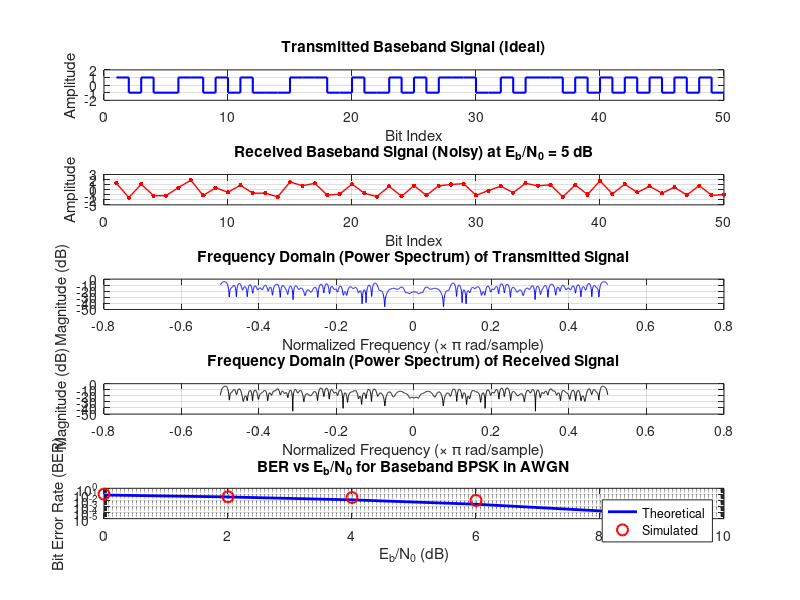

Recreate this plot in MATLAB.
% Baseband BPSK Simulation in AWGN with Tx & Rx Spectra
clc; clear; close all;

%% Parameters
N = 100;             % Number of bits
EbN0_dB = 0:2:10;     % Eb/N0 range in dB
EbN0_lin = 10.^(EbN0_dB/10); 

% Generate random binary data
data = randi([0 1], 1, N);

% Baseband Modulation (BPSK: 0 -> -1, 1 -> 1)
tx_signal = 2*data - 1; 

%% BER Calculation Loop
ber_sim = zeros(1, length(EbN0_dB));
for i = 1:length(EbN0_dB)
    % Calculate noise variance (N0/2) for baseband
    noise_sigma = sqrt(1 / (2 * EbN0_lin(i)));
    
    % Add AWGN
    noise = noise_sigma * randn(1, N);
    rx_signal = tx_signal + noise;
    
    % Receiver / Decision Making
    rx_data = rx_signal > 0;
    
    % Calculate Errors
    errors = sum(data ~= rx_data);
    ber_sim(i) = errors / N;
end

%% Theoretical BER for BPSK
ber_theory = 0.5 * erfc(sqrt(EbN0_lin));

%% Visualization: Time and Frequency Domains (at Eb/N0 = 5 dB)
plot_EbN0 = 5;
plot_sigma = sqrt(1 / (2 * 10^(plot_EbN0/10)));
rx_plot_signal = tx_signal + plot_sigma * randn(1, N);

figure('Name', 'Baseband BPSK Analysis', 'NumberTitle', 'off', 'Position', [100 50 1000 1000]);

% 1. Transmitted Time Domain Plot
subplot(5,1,1);
stairs(1:50, tx_signal(1:50), 'b', 'LineWidth', 1.5);
title('Transmitted Baseband Signal (Ideal)');
xlabel('Bit Index'); ylabel('Amplitude');
grid on; ylim([-2 2]);

% 2. Received Time Domain Plot
subplot(5,1,2);
plot(1:50, rx_plot_signal(1:50), 'r.-', 'MarkerSize', 10, 'LineWidth', 1);
title(['Received Baseband Signal (Noisy) at E_b/N_0 = ' num2str(plot_EbN0) ' dB']);
xlabel('Bit Index'); ylabel('Amplitude');
grid on; ylim([-3 3]);

% 3. Transmitted Frequency Domain (FFT)
subplot(5,1,3);
N_fft = 2048; 
f_axis = linspace(-0.5, 0.5, N_fft);
tx_fft = fftshift(fft(tx_signal, N_fft));
plot(f_axis, 10*log10(abs(tx_fft).^2/N_fft), 'b');
title('Frequency Domain (Power Spectrum) of Transmitted Signal');
xlabel('Normalized Frequency (\times \pi rad/sample)'); ylabel('Magnitude (dB)');
grid on;

% 4. Received Frequency Domain (FFT)
subplot(5,1,4);
rx_fft = fftshift(fft(rx_plot_signal, N_fft));
plot(f_axis, 10*log10(abs(rx_fft).^2/N_fft), 'k');
title('Frequency Domain (Power Spectrum) of Received Signal');
xlabel('Normalized Frequency (\times \pi rad/sample)'); ylabel('Magnitude (dB)');
grid on;

% 5. BER Plot
subplot(5,1,5);
semilogy(EbN0_dB, ber_theory, 'b-', 'LineWidth', 2); hold on;
semilogy(EbN0_dB, ber_sim, 'ro', 'MarkerSize', 8, 'LineWidth', 1.5);
title('BER vs E_b/N_0 for Baseband BPSK in AWGN');
xlabel('E_b/N_0 (dB)'); ylabel('Bit Error Rate (BER)');
legend('Theoretical', 'Simulated');
grid on; axis([0 10 1e-5 1]);
